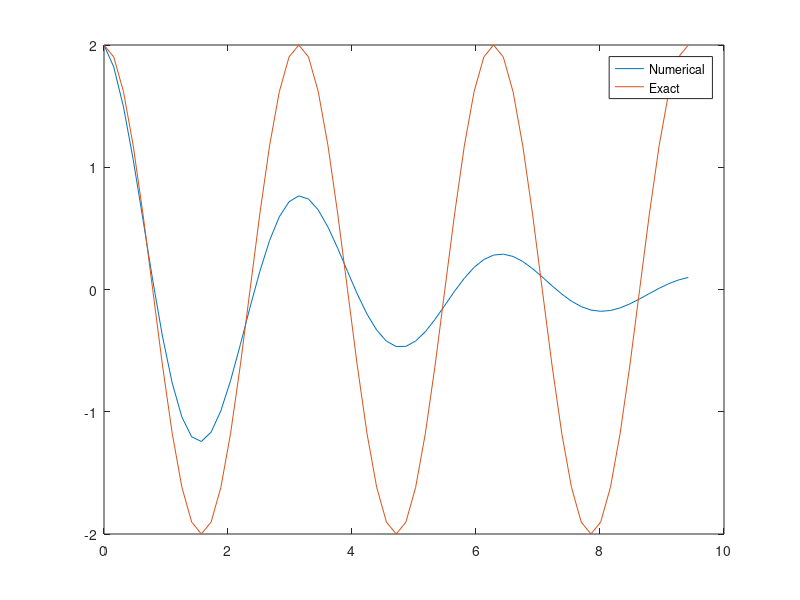

Here is the MATLAB script that generated this plot:
%% Exercise 4.14
% Solve an oscillating system using BE scheme

omega = 2;
period = 2 * pi / omega;
dt = period / 20;
% dt = period / 2000; % gives better result
T = 3 * period;
t = 0:dt:T;

% Preallocation
u = zeros(1, length(t));
v = zeros(1, length(t));

% Initial conditions
X_0 = 2;
u(1) = X_0;
v(1) = 0;

for ii = 2:length(t)
    u(ii) = (dt*v(ii-1) + u(ii-1)) / (1 + (dt*omega)^2);
    v(ii) = (-dt*omega^2*u(ii-1) + v(ii-1)) / (1 + (dt*omega)^2);
end

plot(t, u, t, X_0*cos(omega*t))
legend("Numerical", "Exact")
